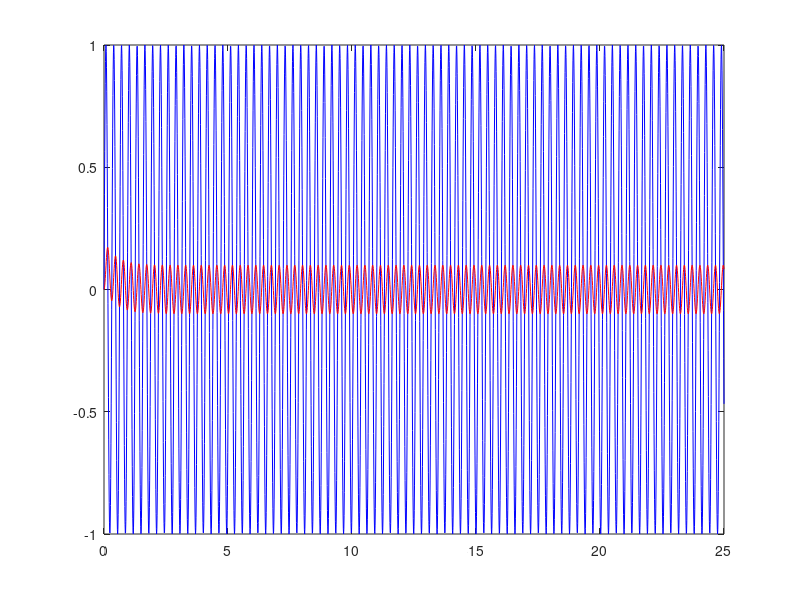

MATLAB code for this plot:
clc
clear
close all

pkg load control;

%s=1j.*w;
s=tf('s');
H=2/(s + 2);

w = 20;
tfinal = 25;
tamos = 0.01;
t=0:tamos:tfinal;
A=1;
x= A*sin(w.*t);

y=lsim(H,x,t);

plot(t,x,'b');
hold on
plot(t,y,'r');
